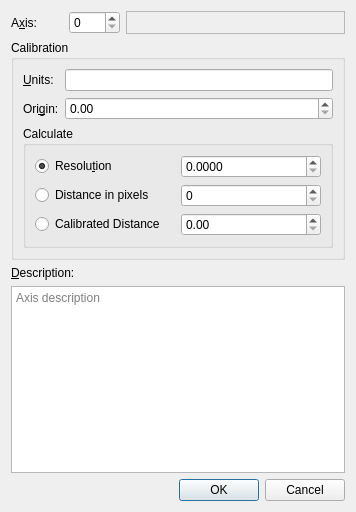
<?xml version="1.0" encoding="UTF-8"?>
<ui version="4.0">
 <class>AxesCalibrationDialog</class>
 <widget class="QDialog" name="AxesCalibrationDialog">
  <property name="windowModality">
   <enum>Qt::WindowModality::WindowModal</enum>
  </property>
  <property name="geometry">
   <rect>
    <x>0</x>
    <y>0</y>
    <width>356</width>
    <height>512</height>
   </rect>
  </property>
  <property name="windowTitle">
   <string>Axes Calibration</string>
  </property>
  <property name="modal">
   <bool>true</bool>
  </property>
  <layout class="QGridLayout" name="gridLayout_3">
   <item row="0" column="0">
    <layout class="QHBoxLayout" name="horizontalLayout_2">
     <item>
      <widget class="QLabel" name="label">
       <property name="sizePolicy">
        <sizepolicy hsizetype="Minimum" vsizetype="Minimum">
         <horstretch>0</horstretch>
         <verstretch>0</verstretch>
        </sizepolicy>
       </property>
       <property name="text">
        <string>A&amp;xis:</string>
       </property>
       <property name="buddy">
        <cstring>axisIndexSpinBox</cstring>
       </property>
      </widget>
     </item>
     <item>
      <widget class="QSpinBox" name="axisIndexSpinBox">
       <property name="toolTip">
        <string>Select axis index</string>
       </property>
      </widget>
     </item>
    </layout>
   </item>
   <item row="0" column="1">
    <widget class="QLabel" name="axisInfoLabel">
     <property name="sizePolicy">
      <sizepolicy hsizetype="Expanding" vsizetype="Preferred">
       <horstretch>2</horstretch>
       <verstretch>0</verstretch>
      </sizepolicy>
     </property>
     <property name="toolTip">
      <string>Axis length (samples)</string>
     </property>
     <property name="frameShape">
      <enum>QFrame::Shape::StyledPanel</enum>
     </property>
     <property name="frameShadow">
      <enum>QFrame::Shadow::Plain</enum>
     </property>
     <property name="midLineWidth">
      <number>1</number>
     </property>
     <property name="text">
      <string/>
     </property>
     <property name="scaledContents">
      <bool>true</bool>
     </property>
     <property name="wordWrap">
      <bool>true</bool>
     </property>
     <property name="textInteractionFlags">
      <set>Qt::TextInteractionFlag::TextSelectableByKeyboard|Qt::TextInteractionFlag::TextSelectableByMouse</set>
     </property>
    </widget>
   </item>
   <item row="1" column="0" colspan="2">
    <widget class="QGroupBox" name="calibrationGroupBox">
     <property name="sizePolicy">
      <sizepolicy hsizetype="Expanding" vsizetype="Preferred">
       <horstretch>1</horstretch>
       <verstretch>0</verstretch>
      </sizepolicy>
     </property>
     <property name="toolTip">
      <string>Calibrate axis. Selected parameter below will be calculated based on the value of the other two</string>
     </property>
     <property name="title">
      <string>Calibration</string>
     </property>
     <layout class="QGridLayout" name="gridLayout_2">
      <item row="0" column="0">
       <widget class="QLabel" name="label_5">
        <property name="text">
         <string>&amp;Units:</string>
        </property>
        <property name="buddy">
         <cstring>unitsLineEdit</cstring>
        </property>
       </widget>
      </item>
      <item row="0" column="1">
       <widget class="QLineEdit" name="unitsLineEdit">
        <property name="sizePolicy">
         <sizepolicy hsizetype="MinimumExpanding" vsizetype="Fixed">
          <horstretch>0</horstretch>
          <verstretch>0</verstretch>
         </sizepolicy>
        </property>
        <property name="toolTip">
         <string>Physical Units of the Selected Axis</string>
        </property>
        <property name="statusTip">
         <string>Physical Units of the Selected Axis</string>
        </property>
        <property name="whatsThis">
         <string>Physical Units of the Selected Axis</string>
        </property>
       </widget>
      </item>
      <item row="1" column="0">
       <widget class="QLabel" name="label_2">
        <property name="text">
         <string>Ori&amp;gin:</string>
        </property>
        <property name="buddy">
         <cstring>originSpinBox</cstring>
        </property>
       </widget>
      </item>
      <item row="1" column="1">
       <widget class="QDoubleSpinBox" name="originSpinBox">
        <property name="toolTip">
         <string>Axis origin in physical units</string>
        </property>
        <property name="statusTip">
         <string>Axis origin in physical units</string>
        </property>
        <property name="whatsThis">
         <string>Axis origin in physical units</string>
        </property>
        <property name="maximum">
         <double>1000000.000000000000000</double>
        </property>
       </widget>
      </item>
      <item row="2" column="0" colspan="2">
       <widget class="QGroupBox" name="groupBox">
        <property name="toolTip">
         <string>Selected parameter to calculate using the values of other two parameters.</string>
        </property>
        <property name="statusTip">
         <string>Selected parameter to calculate using the values of other two parameters.</string>
        </property>
        <property name="whatsThis">
         <string>Selected parameter to calculate using the values of other two parameters.</string>
        </property>
        <property name="title">
         <string>Calculate</string>
        </property>
        <layout class="QGridLayout" name="gridLayout">
         <item row="0" column="0">
          <widget class="QRadioButton" name="resolutionRadioButton">
           <property name="toolTip">
            <string>Resolution (units / pixel)
Select this to calculate it using Distance in pixels and Calibrated length.</string>
           </property>
           <property name="statusTip">
            <string>Axis resolution (size of one pixel in calibrated units)</string>
           </property>
           <property name="whatsThis">
            <string>Axis resolution (size of one pixel in calibrated units)</string>
           </property>
           <property name="text">
            <string>Resolu&amp;tion</string>
           </property>
           <property name="checked">
            <bool>true</bool>
           </property>
          </widget>
         </item>
         <item row="0" column="1">
          <widget class="QDoubleSpinBox" name="resolutionSpinBox">
           <property name="enabled">
            <bool>true</bool>
           </property>
           <property name="toolTip">
            <string>Axis resolution (size of one pixel in calibrated units)</string>
           </property>
           <property name="statusTip">
            <string>Axis resolution (size of one pixel in calibrated units)</string>
           </property>
           <property name="whatsThis">
            <string>Axis resolution (size of one pixel in calibrated units)</string>
           </property>
           <property name="readOnly">
            <bool>false</bool>
           </property>
           <property name="decimals">
            <number>4</number>
           </property>
           <property name="maximum">
            <double>1000000.000000000000000</double>
           </property>
          </widget>
         </item>
         <item row="1" column="0">
          <widget class="QRadioButton" name="pixelsDistanceRadioButton">
           <property name="toolTip">
            <string>Distance in pixels, along the selected axis.
Select this to calculate it based on Resolution and Calibrated distance</string>
           </property>
           <property name="statusTip">
            <string>Distance in pixels, along the selected axis.\nSelect this to calculate it based on Resolution and Calibrated distance</string>
           </property>
           <property name="whatsThis">
            <string>Distance in pixels, along the selected axis.
Select this to calculate it based on Resolution and Calibrated distance</string>
           </property>
           <property name="text">
            <string>Distance in pixels</string>
           </property>
          </widget>
         </item>
         <item row="1" column="1">
          <widget class="QSpinBox" name="pixelsDistanceSpinBox">
           <property name="toolTip">
            <string>Distance in pixels along the selected axis</string>
           </property>
           <property name="statusTip">
            <string>Distance in pixels along the selected ax</string>
           </property>
           <property name="whatsThis">
            <string>Distance in pixels along the selected ax</string>
           </property>
           <property name="maximum">
            <number>1000000000</number>
           </property>
          </widget>
         </item>
         <item row="2" column="0">
          <widget class="QRadioButton" name="calibratedDistanceRadioButton">
           <property name="toolTip">
            <string>Calibrated distance in physical units.
Select this to calculate it based on Resolution and Distance in pixels</string>
           </property>
           <property name="statusTip">
            <string>Calibrated distance in physical units.\nSelect this to calculate it based on Resolution and Distance in pixels</string>
           </property>
           <property name="whatsThis">
            <string>Calibrated distance in physical units.
Select this to calculate it based on Resolution and Distance in pixels</string>
           </property>
           <property name="text">
            <string>Calibrated Distance</string>
           </property>
          </widget>
         </item>
         <item row="2" column="1">
          <widget class="QDoubleSpinBox" name="calibratedDistanceSpinBox">
           <property name="toolTip">
            <string>Distance in calibrated units</string>
           </property>
           <property name="maximum">
            <double>1000000.000000000000000</double>
           </property>
          </widget>
         </item>
        </layout>
       </widget>
      </item>
     </layout>
    </widget>
   </item>
   <item row="2" column="0">
    <widget class="QLabel" name="label_4">
     <property name="text">
      <string>&amp;Description:</string>
     </property>
     <property name="buddy">
      <cstring>axisDescriptionEdit</cstring>
     </property>
    </widget>
   </item>
   <item row="3" column="0" colspan="2">
    <widget class="QPlainTextEdit" name="axisDescriptionEdit">
     <property name="sizePolicy">
      <sizepolicy hsizetype="Expanding" vsizetype="Preferred">
       <horstretch>0</horstretch>
       <verstretch>1</verstretch>
      </sizepolicy>
     </property>
     <property name="toolTip">
      <string>Axis description</string>
     </property>
     <property name="placeholderText">
      <string>Axis description</string>
     </property>
    </widget>
   </item>
   <item row="4" column="0" colspan="2">
    <widget class="QDialogButtonBox" name="buttonBox">
     <property name="orientation">
      <enum>Qt::Orientation::Horizontal</enum>
     </property>
     <property name="standardButtons">
      <set>QDialogButtonBox::StandardButton::Cancel|QDialogButtonBox::StandardButton::Ok</set>
     </property>
    </widget>
   </item>
  </layout>
 </widget>
 <resources/>
 <connections>
  <connection>
   <sender>buttonBox</sender>
   <signal>accepted()</signal>
   <receiver>AxesCalibrationDialog</receiver>
   <slot>accept()</slot>
   <hints>
    <hint type="sourcelabel">
     <x>248</x>
     <y>254</y>
    </hint>
    <hint type="destinationlabel">
     <x>157</x>
     <y>274</y>
    </hint>
   </hints>
  </connection>
  <connection>
   <sender>buttonBox</sender>
   <signal>rejected()</signal>
   <receiver>AxesCalibrationDialog</receiver>
   <slot>reject()</slot>
   <hints>
    <hint type="sourcelabel">
     <x>316</x>
     <y>260</y>
    </hint>
    <hint type="destinationlabel">
     <x>286</x>
     <y>274</y>
    </hint>
   </hints>
  </connection>
 </connections>
</ui>
